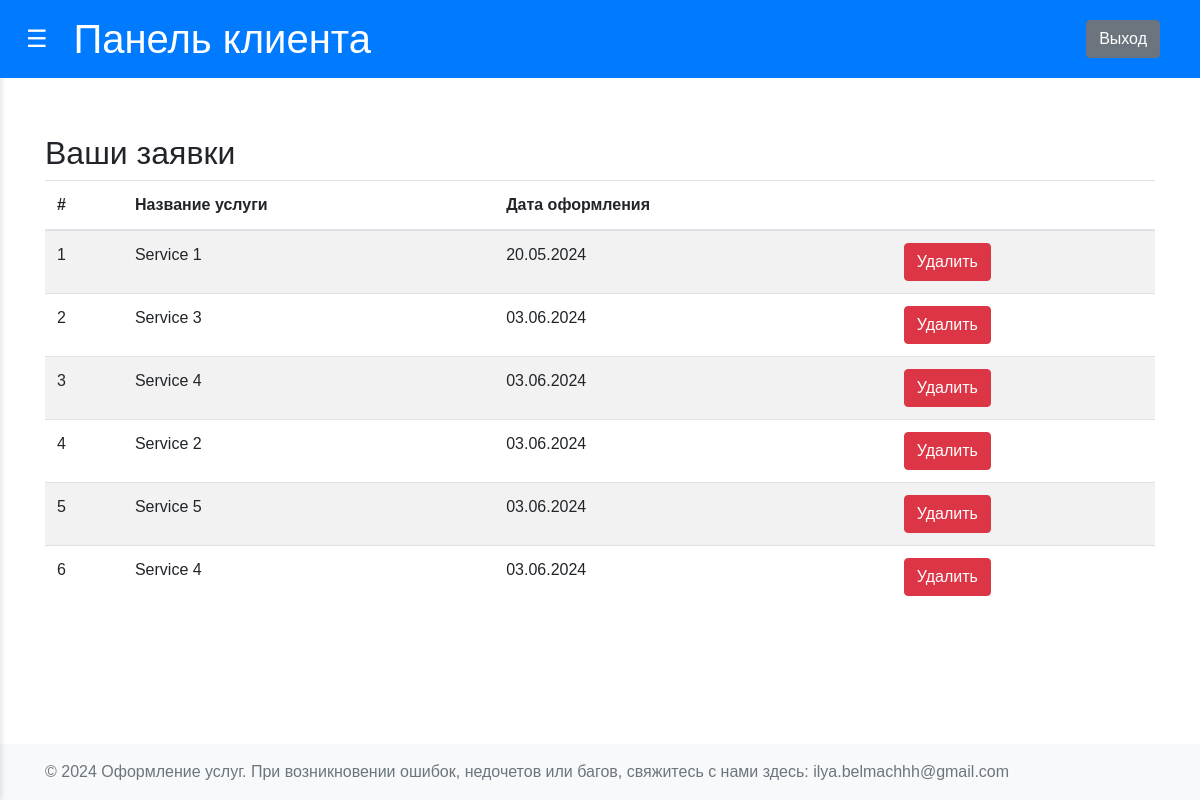
The page /view_client_requests (signed in) on the database as committed earlier.
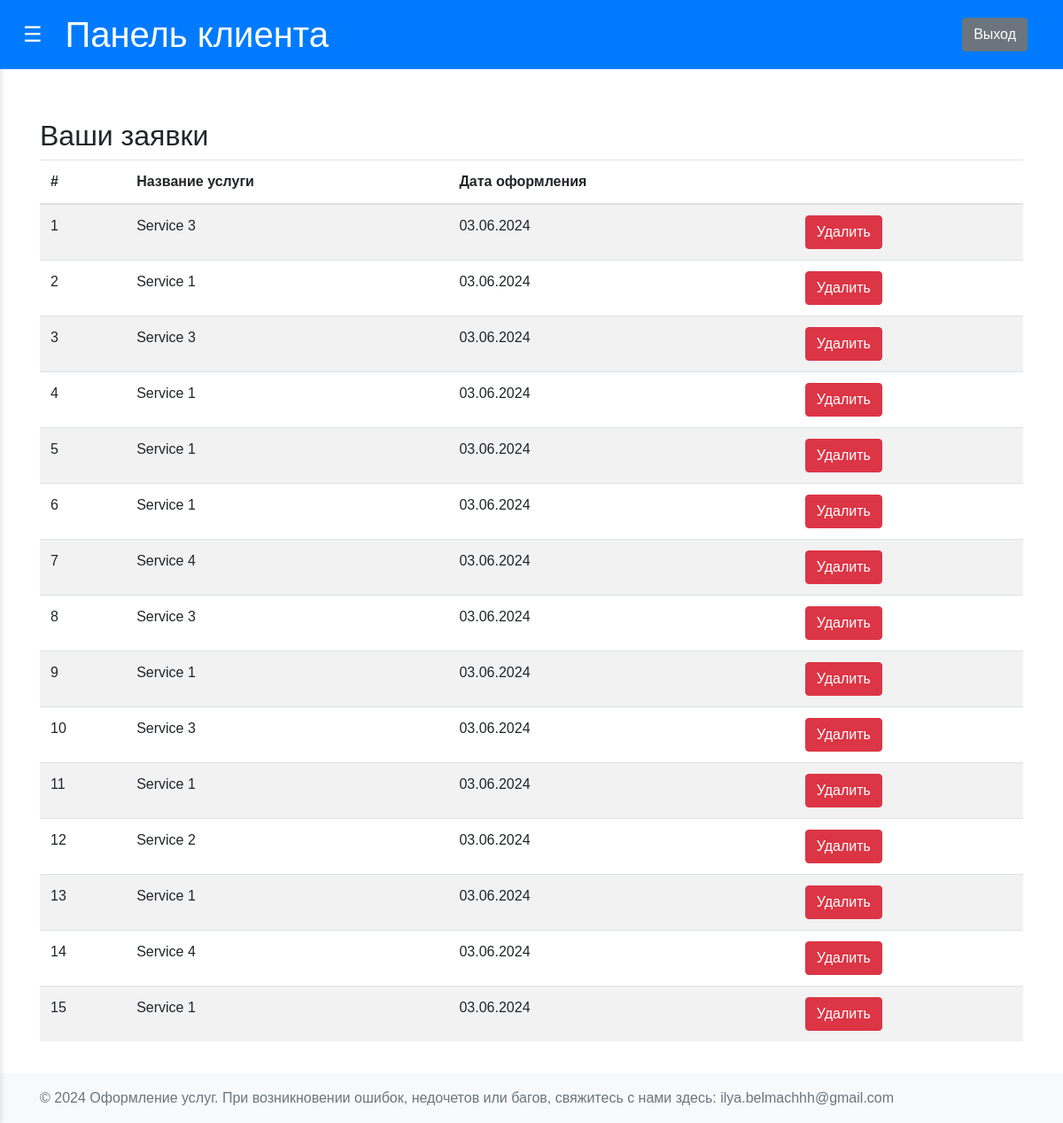
The same page on the database as committed later.
### app/models.py (models this page shows, shortened)
class OrderRequest(db.Model):
    __tablename__ = 'OrderRequest'
    id = db.Column(db.Integer, primary_key=True)
    client_id = db.Column(db.Integer, db.ForeignKey('Clients.id'), nullable=False)
    service_id = db.Column(db.Integer, db.ForeignKey('Services.id'))
    order_date = db.Column(db.Date, nullable=False)
    client = db.relationship('Clients', backref=db.backref('OrderRequest', lazy=True))
    service = db.relationship('Services', backref=db.backref('OrderRequest', lazy=True))

class Services(db.Model):
    __tablename__ = 'Services'
    id = db.Column(db.Integer, primary_key=True)
    service_name = db.Column(db.String(150), nullable=False)
    cost = db.Column(db.Float, nullable=False)

### app/clients/routs.py (the view)
@clients.route('/view_client_requests')
def view_client_requests():
    if session.get('role') != 'client':
        return redirect(url_for('users.login'))
    client_id = session.get('user_id')
    orders = OrderRequest.query.filter_by(client_id=client_id).all()
    return render_template('client/view_requests.html', orders=orders)

### app/__init__.py (called while the page is built)
def create_app(config=Config):
    app = Flask(__name__)
    app.config.from_object(config)
    app.jinja_env.filters['zip'] = zip
    @app.template_filter()
    def kravchuk_date_format(date_value: date):
        if date_value:
            return date_value.strftime("%d.%m.%Y")
        return date_value
    db.init_app(app)
    from app.users.routes import users
    from app.clients.routs import clients
    from app.employees.routs import employees
    from app.admin.routs import admin
    app.register_blueprint(users)
    app.register_blueprint(clients)
    app.register_blueprint(employees)
    app.register_blueprint(admin)
    return app

### app/templates/client/view_requests.html (shortened to what this page needs)
{% extends "client/dashboard_client_base.html" %}
{% block content %}
<div class="container mt-4">
    <h2>Ваши заявки</h2>
    <table class="table table-striped">
        <thead>
            <tr>
                <th>#</th>
                <th>Название услуги</th>
                <th>Дата оформления</th>
                <th></th>
            </tr>
        </thead>
        <tbody>
            {% for order in orders %}
            <tr>
                <td>{{ loop.index }}</td>
                <td>{{ order.service.service_name }}</td>
                <td>{{ order.order_date|kravchuk_date_format }}</td>
                <td>
                    <form action="{{ url_for('clients.delete_request', request_id=order.id) }}" method="post">
                        <button type="submit" class="btn btn-danger">Удалить</button>
                    </form>
                </td>
            </tr>
            {% endfor %}
        </tbody>
    </table>
</div>
{% endblock %}

Rows that differ between the two databases and show on the page:
removed OrderRequest: service.service_name "Service 1", order_date|kravchuk_date_format "20.05.2024"
removed OrderRequest: service.service_name "Service 5", order_date|kravchuk_date_format "03.06.2024"
added OrderRequest: service.service_name "Service 1", order_date|kravchuk_date_format "03.06.2024"
added OrderRequest: service.service_name "Service 3", order_date|kravchuk_date_format "03.06.2024"
added OrderRequest: service.service_name "Service 1", order_date|kravchuk_date_format "03.06.2024"
added OrderRequest: service.service_name "Service 1", order_date|kravchuk_date_format "03.06.2024"
added OrderRequest: service.service_name "Service 1", order_date|kravchuk_date_format "03.06.2024"
added OrderRequest: service.service_name "Service 3", order_date|kravchuk_date_format "03.06.2024"
added OrderRequest: service.service_name "Service 1", order_date|kravchuk_date_format "03.06.2024"
added OrderRequest: service.service_name "Service 3", order_date|kravchuk_date_format "03.06.2024"
added OrderRequest: service.service_name "Service 1", order_date|kravchuk_date_format "03.06.2024"
added OrderRequest: service.service_name "Service 1", order_date|kravchuk_date_format "03.06.2024"
added OrderRequest: service.service_name "Service 1", order_date|kravchuk_date_format "03.06.2024"
